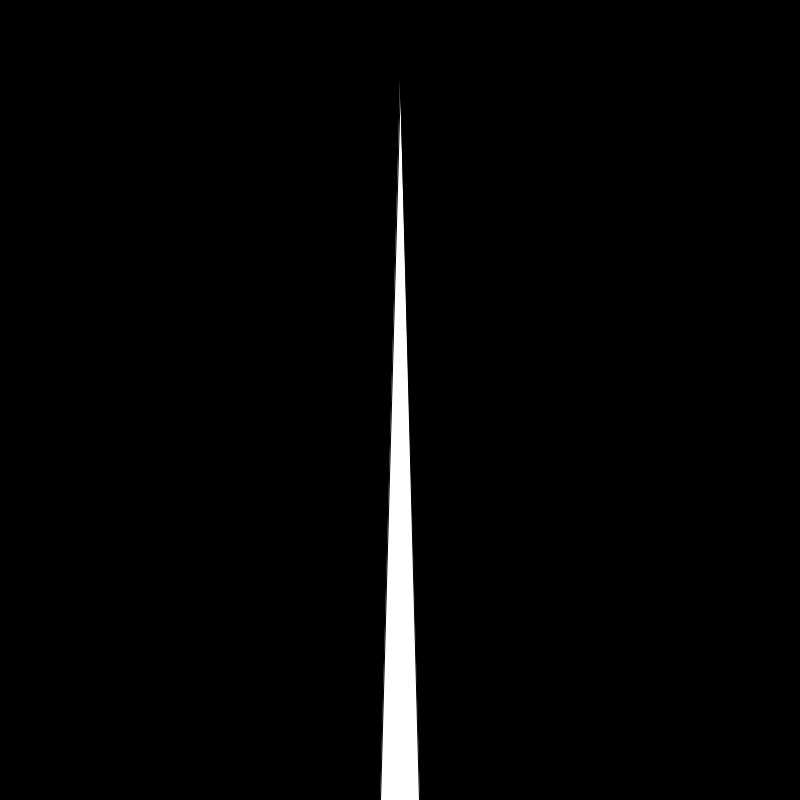
Frame 1 (no input)
Frame 60 (the mouse pressed at the canvas centre just before this capture): blank canvas, image omitted
Frame 120 (the mouse held since frame 60 and released just before this capture): blank canvas, image omitted

The Processing sketch that drew this single still picture (run headless with seeded random() and noise(); from frame 60 on, the mouse is pressed at the canvas centre):

// Processing sketch: processing_46831
// ── processing_46831.pde

// Día 21, la Aguja y la Trompeta.
// la van ahogando, la van abollando.
// ssbeltran


// - - - - - - - - - - - - - - - - -
// declaro variables

float laPuntaDeLaAgujaQueEsVenenoYEsCuraYReverberaComoUnaTrompeta;
float losQueAunNoDespiertanPeroSuenan;
float losQueAunNoSuenanPeroDespiertan;
float losMetalesQueLaEmpujanYReprimen = 77;
float lasCuerdasQueTranquilizanYMienten = 77.07;
float losVientosQueIgnoranYHuyen = 77.7;

float losTiempos = 0;
float yoNoMeSientoDeAqui = 255;
// - - - - - - - - - - SETUP

void setup (){

size (800,800);
smooth ();
background (losTiempos);


}

// - - - - - - - - - - - DRAW

void draw (){


background (losTiempos);


Adagio ();

 losMetalesQueLaEmpujanYReprimen -= 0.1;
 lasCuerdasQueTranquilizanYMienten -= 0.1;
 losVientosQueIgnoranYHuyen -= 0.1;

}


 void Adagio (){
   
laPuntaDeLaAgujaQueEsVenenoYEsCuraYReverberaComoUnaTrompeta += 0.25;
 losQueAunNoDespiertanPeroSuenan -= 0.15;
 losQueAunNoSuenanPeroDespiertan += 0.16;


  fill(yoNoMeSientoDeAqui);
  triangle (  380+losQueAunNoSuenanPeroDespiertan%lasCuerdasQueTranquilizanYMienten, height, width/2, height/10+laPuntaDeLaAgujaQueEsVenenoYEsCuraYReverberaComoUnaTrompeta%losMetalesQueLaEmpujanYReprimen,420+losQueAunNoDespiertanPeroSuenan%losVientosQueIgnoranYHuyen, height);
  
 }
  
